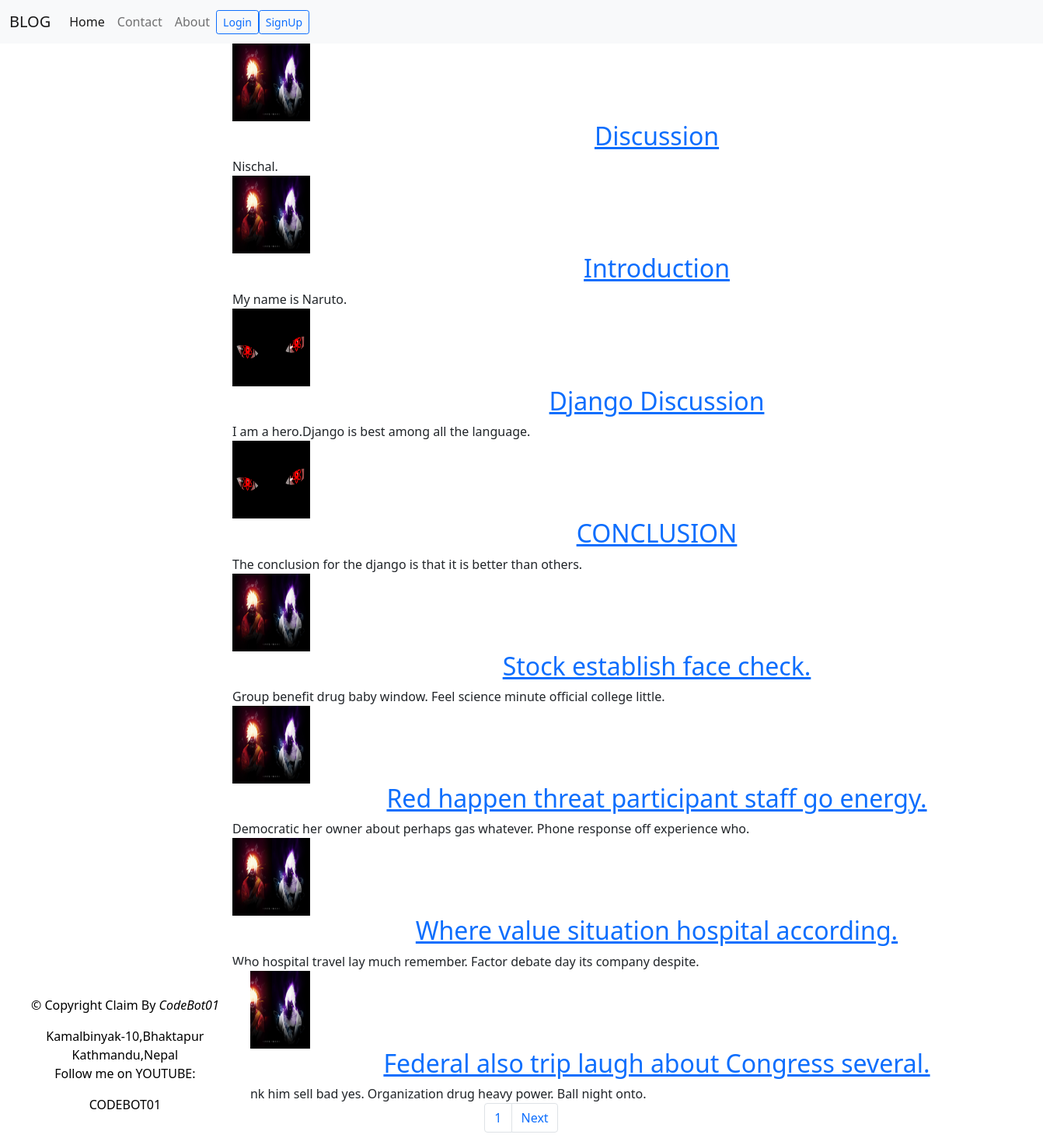
The page / on the database its author committed.
### post/models.py (models this page shows, shortened)
class Post(models.Model):
    user=models.ForeignKey(User,on_delete=models.CASCADE,related_name="post")
    title = models.CharField(max_length=200)
    image=models.ImageField(upload_to="post/",null=True)
    content=models.TextField()
    active=models.BooleanField(default=True)
    created_at=models.DateTimeField(auto_now_add=True)
    updated_at=models.DateTimeField(auto_now=True)

### post/views.py (the view)
# urls.py: path("",IndexView.as_view(),name="home"),
class IndexView(View):
    def get(self,request,*args,**kwargs):
        posts=Post.objects.all()
        paginator=Paginator(posts,8)
        page=request.GET.get("page",1)
        page_obj=paginator.get_page(page)
        return render(request,"index.html",context={"posts":page_obj})

### templates/index.html (shortened to what this page needs)
{% extends 'layout/base.html' %}
{% load static %}
{% block content %}
<div class="container">
<div class="row">
<div class="col-lg-B offset-2">
    {% for post in posts %}
    <div class="col">
        {% if post.image %}
            <div class="post-list-image">
                <img src="{{post.image.url}}"
                     alt="{{post.title}}"
                     width="100"
                     height="100"/>
            </div>
        {% endif %}
        <h2 class="text-center"><a href="{% url 'post-detail' post.id %}">{{post.title}}</a></h2>
        <div class="post-content">{{post.content}}</div>
    </div>
    {% endfor %}
</div>
</div>
    <nav aria-label="Page navigation example">
        <ul class="pagination justify-content-center">
          <li class="page-item"><a class="page-link active" href="#">{{posts.number}}</a></li>
          {% if posts.has_next %}
          <li class="page-item"><a class="page-link" href="?page={{posts.next_page_number}}">Next</a></li>
          {% endif %}
        </ul>
      </nav>
	</div>
{%endblock%}

### templates/layout/base.html (shortened to what this page needs)
{% load static %}
<!DOCTYPE html>
<html lang="en">
<head>
	<link rel="stylesheet" href="{% static 'style.css' %}">
	<link href="https://cdn.jsdelivr.net/npm/bootstrap@5.0.2/dist/css/bootstrap.min.css" rel="stylesheet">
</head>
<body>
	{% include 'includes/navigationbar.html' %}
    {% block content %}
	{% endblock %}
	{% include 'includes/footer.html' %}
</body>
</html>

### templates/includes/navigationbar.html (shortened to what this page needs)
<nav class="navbar navbar-expand-lg navbar-light bg-light">
    <div class="container-fluid">
      <a class="navbar-brand" href="#">BLOG</a>
      <div class="collapse navbar-collapse" id="navbarNavDropdown">
        <ul class="navbar-nav">
          <li class="nav-item">
            <a class="nav-link
            {% if request.resolver_match.url_name == 'home' %}
             active
             {% endif %}"
            aria-current="page" href="{% url 'home' %}">Home</a>
          </li>
          <li class="nav-item">
            <a class="nav-link
             " href="{% url 'contact' %}">Contact</a>
          </li>
          <li class="nav-item">
            <a class="nav-link
             " href="{% url 'about' %}">About</a>
          </li>
        </ul>
        <div class="d-flex">
          {% if request.user.is_authenticated %}
          <a href="{% url 'logout' %}">
            <div class="btn btn-sm btn-outline-primary">
              Logout
            </div>
          </a>
          {% else %}
          <a href="{% url 'login' %}">
            <div class="btn btn-sm btn-outline-primary">
              Login
            </div>
          </a>
          <a href="{% url 'signup' %}">
            <div class="btn btn-sm btn-outline-primary">
              SignUp
            </div>
          </a>
          {% endif %}
        </div>
      </div>
    </div>
  </nav>

### templates/includes/footer.html
<footer style="position:absolute;bottom:0">
    <p>&#169 Copyright Claim By<CIte> CodeBot01</CIte></p>
    <address>
        Kamalbinyak-10,Bhaktapur<br>
        Kathmandu,Nepal<br>
        Follow me on YOUTUBE:<BR>
    </address>
    CODEBOT01
</footer>

### static/style.css (style rules this page uses)
* { margin: 0; padding: 0; max-width:100% ; }
footer { background-color: white; color: black; text-align: center; padding: 40px; position: sticky; }

### rows shown on the page
Post: image (picture), title "Discussion", content "Nischal."
Post: image (picture), title "Introduction", content "My name is Naruto."
Post: image (picture), title "Django Discussion", content "I am a hero.Django is best among all the language."
Post: image (picture), title "CONCLUSION", content "The conclusion for the django is that it is better than others."
Post: image (picture), title "Stock establish face check.", content "Group benefit drug baby window. Feel science minute official college little."
Post: image (picture), title "Red happen threat participant staff go energy.", content "Democratic her owner about perhaps gas whatever. Phone response off experience who."
Post: image (picture), title "Where value situation hospital according.", content "Who hospital travel lay much remember. Factor debate day its company despite."
Post: image (picture), title "Federal also trip laugh about Congress several.", content "Think him sell bad yes. Organization drug heavy power. Ball night onto."

### other values the page prints
{{ posts.number }} "1"
